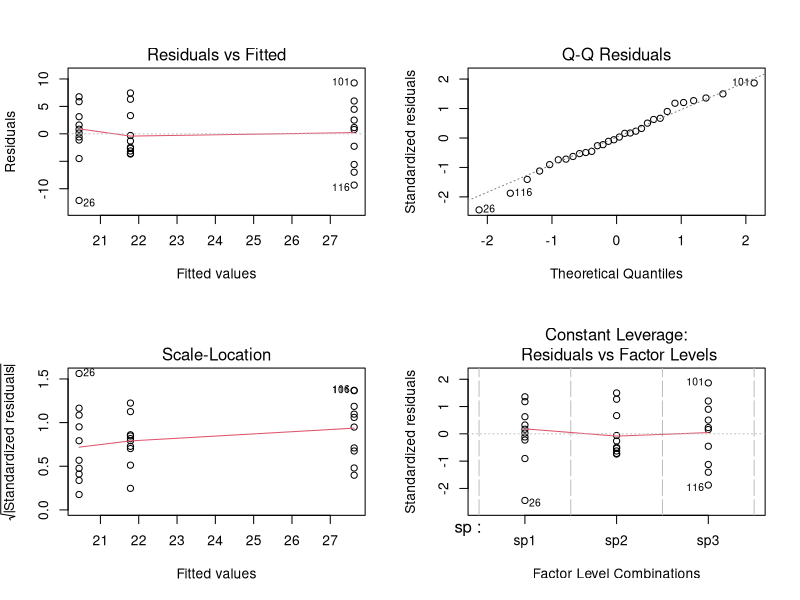

Generate this figure with R:
## ---- chunk 1
arv <-read.table("../data/arvores.csv", sep=";", header=T)
alt.sp3 <- c(36.90076761,33.23131727,32.82767311,24.93410577,31.87626329,
         28.76824248,26.6436144,31.41238398,27.65383929,31.70425719,
         33.60752445,28.30263354,29.32210674,23.4790054,22.20793046,
         18.28797293,23.39044736,28.75820917,29.94344703,34.47430235,
         32.09820862,26.99845592,27.64858951,31.90557306,33.63236368,
         25.35966179,35.00885172,32.89125598,18.98802229,30.8516906,
         22.04191398,35.37232889,35.67150408,34.30257037,24.43038475,
         20.6274663,31.15717916,23.27023231,36.20568545,34.33068448,
         28.40769054,31.00578874,29.50989158,31.69915991,37.25975797,
         30.1279997,38.623371,35.36472829,29.88304259,31.00145491)

sp3 <- data.frame(alt=alt.sp3, sp=rep("sp3",50))
arv2 <- rbind(arv,sp3)

amostras <- seq(1,150,by=5)

arv3 <- arv2[ amostras, ]
## ---- chunk 2
arv3
## ---- chunk 3
anova.sps <- aov(alt~sp, data=arv3)
summary(anova.sps)  # igual a anova(anova.sps)
## ---- chunk 4
par(mfrow=c(2,2))
plot(anova.sps)
## ---- chunk 5
lm.anova.sp <- lm(alt~sp, data=arv3)
summary(lm.anova.sp)
summary.aov(lm.anova.sp)
## ---- chunk 6
lm.anova.sp1 <- lm(alt~sp -1, data=arv3)
summary(lm.anova.sp1)
## ---- chunk 7
anova(lm.anova.sp)
## ---- chunk 8
anova(lm.anova.sp1)
